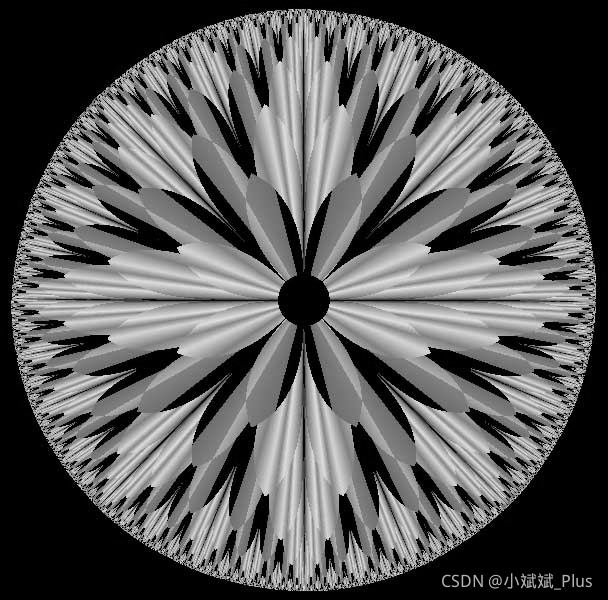
#> input picture 算法/test5.jpeg, 608 x 600 px
$ python gray_slice.py
#> lines starting #> are read from the running program, lines starting #| are printed output that depends on the picture; after the words box and inside, x2 and y2 are one past the last pixel; in counts of white or black regions, pixels touching at a corner belong together
### 算法/img_trans.py
import numpy as np
from PIL import Image
import matplotlib.pyplot as plt


def rgb2gray(img):
    """
    将RGB图像转换为灰度图像
    """
    img=np.array(img)  # 转换为NumPy数组
#> img is the input picture: shape (600, 608, 3); min 0, max 245, mean 89.4
    if len(img.shape) == 3 and img.shape[2] >= 3:  # 检查是否为RGB图像
        r_channel=img[:,:,0].astype(np.float64)
        g_channel=img[:,:,1].astype(np.float64)
        b_channel=img[:,:,2].astype(np.float64)

        gray=0.299*r_channel+0.587*g_channel+0.114*b_channel  # 使用加权平均法转换为灰度
        gray=np.clip(gray,0,255).astype(np.uint8)  # 确保灰度值在0-255范围内，并转换为uint8类型

    elif len(img.shape)==2:
        gray=img.astype(np.uint8)  # 如果已经是灰度图像，直接转换为uint8类型

    else:
        raise ValueError("不支持的图像格式，图像应为RGB或灰度图像")

    return gray

# [16 lines left out: functions rgb2binary, gray2binary, not called in this run]


# [7 lines that do not run on import are left out]

### 算法/gray_slice.py
import matplotlib.pyplot as plt
import numpy as np
from PIL import Image
from img_trans import rgb2gray

def bit_plane_slice(img_gray):
    '''
    位面切割
    '''
    planes=[]#空列表
    plt.figure(figsize=(12,8))#宽12高8

    for i in range(8):#针对8bit图像
        plane=(img_gray>>i)&1#★★★注意：>>右移运算，把每个像素值都同时右移i位，&1按位与运算。结果得到0-7位面
        planes.append(plane.astype(np.uint8)*255)#转为255
        plt.subplot(3,3,i+1)
        plt.imshow(planes[i],cmap='gray')
        plt.title(f"bit plane {i}")
        plt.axis('off')
#> this loop made 8 passes
#> pass 1, in bit_plane_slice, `plane=(img_gray>>i)&1#★★★注意：>>右移运算，把每个像素值都同时右移i位，&1按位与运算。结果得到0-7位面`:
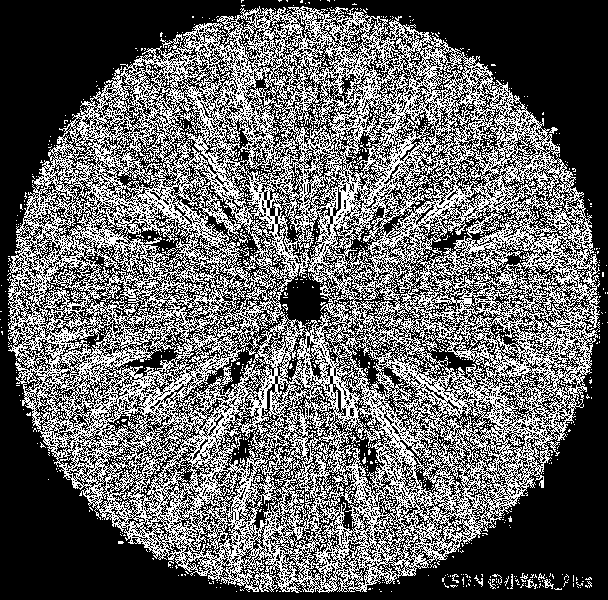
#> plane: shape (600, 608); values 0 (black) and 1 (white), 39.3% white in thin lines or dots
#> pass 2, in bit_plane_slice, `plane=(img_gray>>i)&1#★★★注意：>>右移运算，把每个像素值都同时右移i位，&1按位与运算。结果得到0-7位面`:
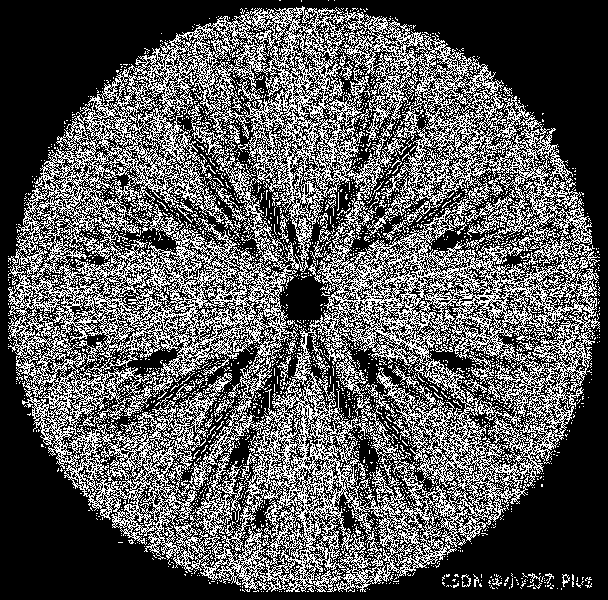
#> plane: shape (600, 608); values 0 (black) and 1 (white), 34.4% white in thin lines or dots
#> pass 3, in bit_plane_slice, `plane=(img_gray>>i)&1#★★★注意：>>右移运算，把每个像素值都同时右移i位，&1按位与运算。结果得到0-7位面`:
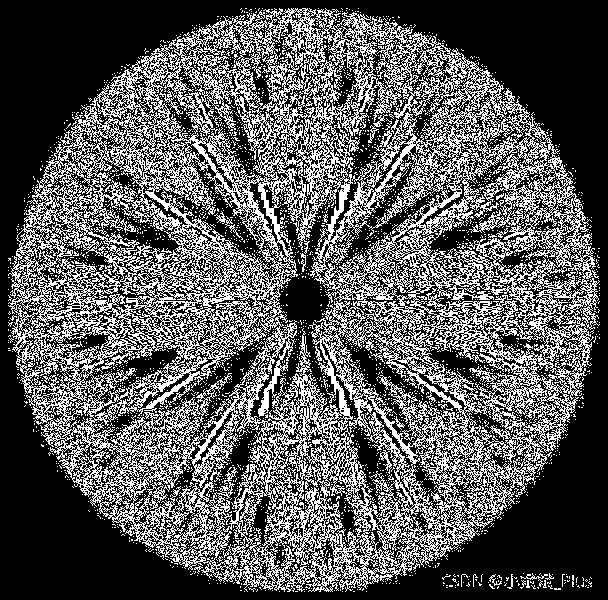
#> plane: shape (600, 608); values 0 (black) and 1 (white), 34.6% white in thin lines or dots
#> after the loop:
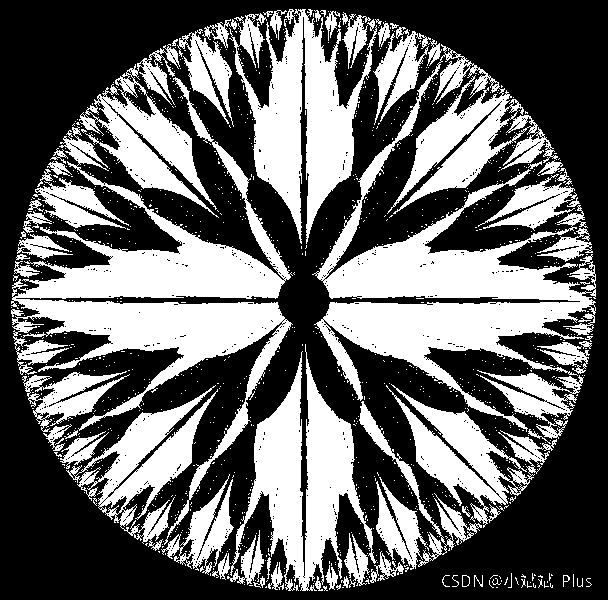
#> plane: shape (600, 608); values 0 (black) and 1 (white), 39.8% white; 1130 white regions (1061 under 20 px), largest, box (x1, y1, x2, y2) and area: (312, 44, 596, 432) 35288, (11, 77, 293, 545) 28935, (229, 9, 377, 244) 14483
#> after the loop, planes = 8 items

    plt.subplot(3,3,9)
    plt.imshow(img_gray,cmap='gray')
    plt.title(f'original img')
    plt.axis('off')

    plt.tight_layout()
    plt.show()
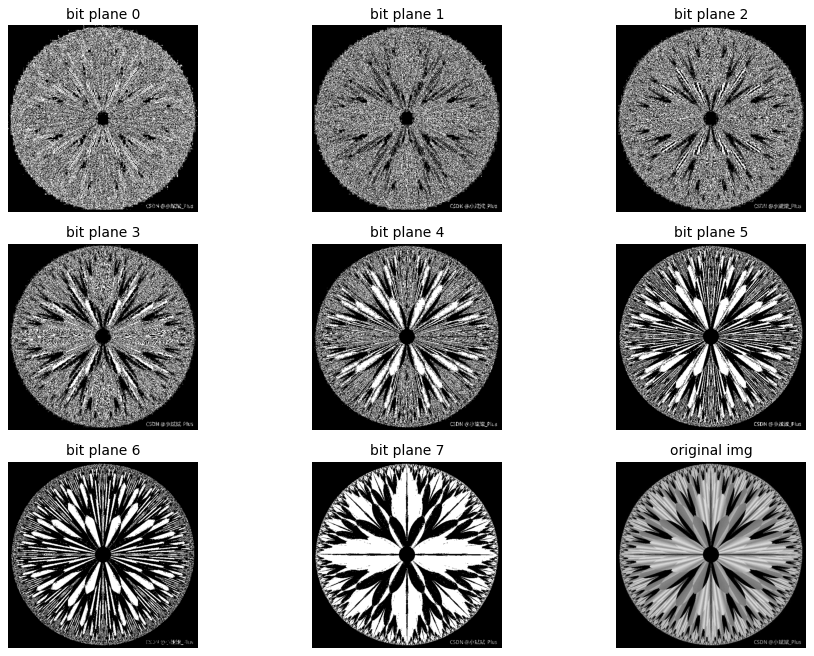
#> figure drawn by matplotlib, 9 panels
    return planes

if __name__=="__main__":
    img_gray=rgb2gray(Image.open("test5.jpeg"))
    bit_plane_slice(img_gray)

$ run again, with 算法/test2.jpeg copied over 算法/test5.jpeg
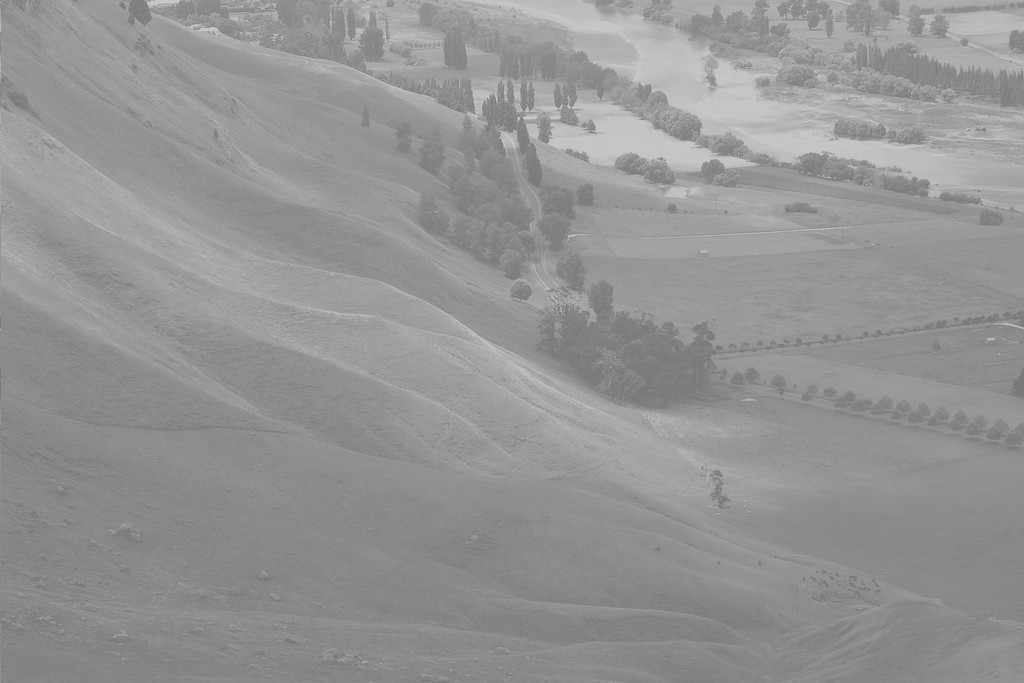
#> input picture 算法/test2.jpeg, 1024 x 683 px
#> in rgb2gray, img is the input picture: shape (683, 1024, 3); min 114, max 208, mean 148
#> the loop in bit_plane_slice, `for i in range(8):#针对8bit图像` made 8 passes
#> pass 1, in bit_plane_slice, `plane=(img_gray>>i)&1#★★★注意：>>右移运算，把每个像素值都同时右移i位，&1按位与运算。结果得到0-7位面`:
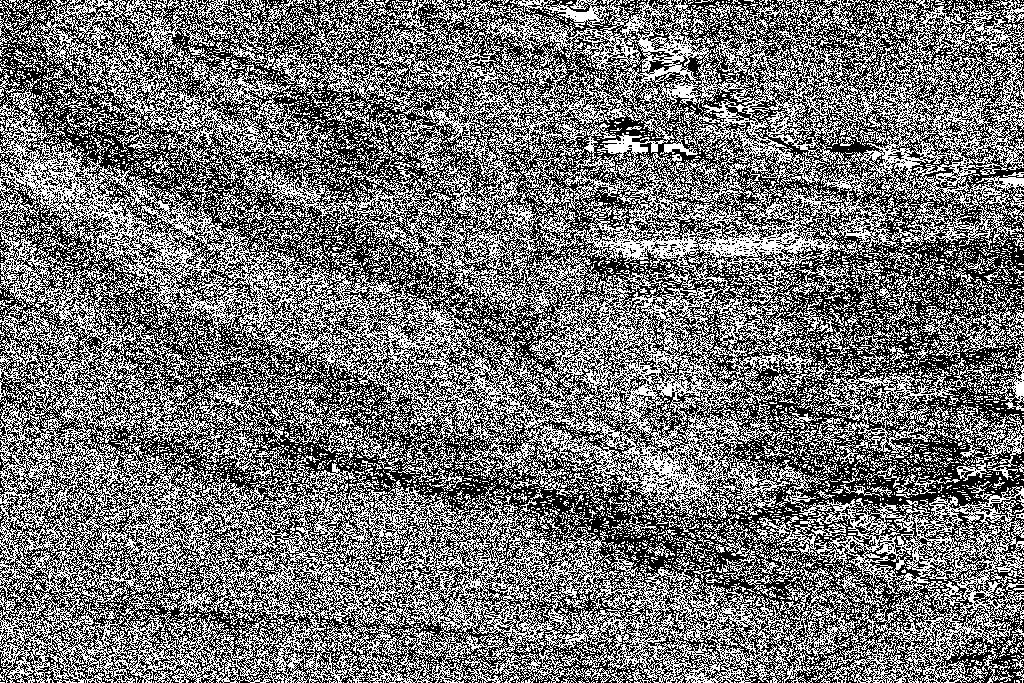
#> plane: shape (683, 1024); values 0 (black) and 1 (white), 45.5% white in thin lines or dots
#> after the loop in bit_plane_slice, `for i in range(8):#针对8bit图像`:
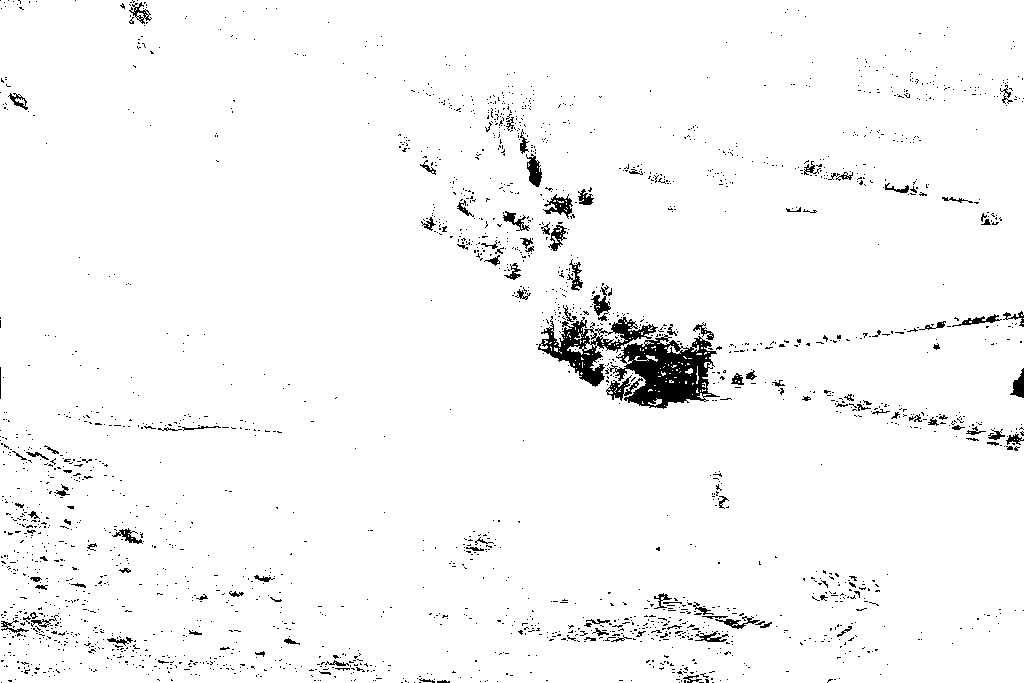
#> plane: shape (683, 1024); values 0 (black) and 1 (white), 97% white; 2253 black regions (2129 under 20 px), largest, box (x1, y1, x2, y2) and area: (609, 334, 720, 409) 4333, (538, 316, 658, 387) 2628, (606, 375, 643, 401) 319
#> after the loop in bit_plane_slice, `for i in range(8):#针对8bit图像`: planes = 8 items

$ run again, with 算法/moon.jpg copied over 算法/test5.jpeg
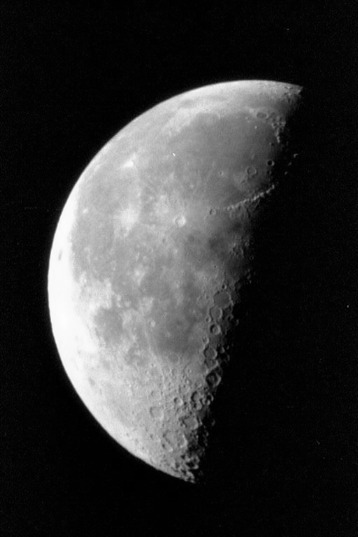
#> input picture 算法/moon.jpg, 358 x 537 px
#> in rgb2gray, img is the input picture: shape (537, 358); min 0, max 254, mean 52.9
#> the loop in bit_plane_slice, `for i in range(8):#针对8bit图像` made 8 passes
#> pass 1, in bit_plane_slice, `plane=(img_gray>>i)&1#★★★注意：>>右移运算，把每个像素值都同时右移i位，&1按位与运算。结果得到0-7位面`:
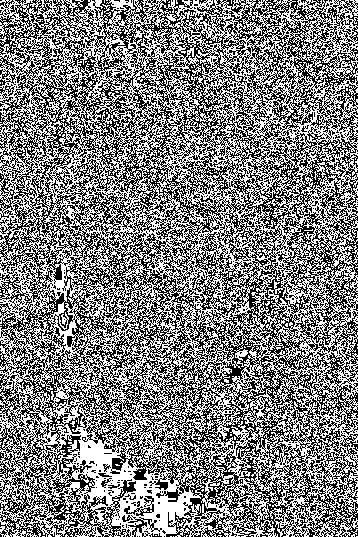
#> plane: shape (537, 358); values 0 (black) and 1 (white), 50.6% white; black in thin lines or dots
#> after the loop in bit_plane_slice, `for i in range(8):#针对8bit图像`:
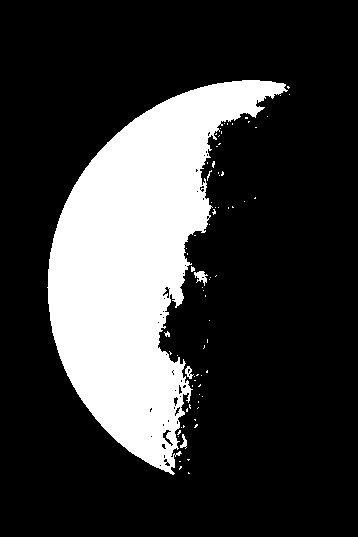
#> plane: shape (537, 358); values 0 (black) and 1 (white), 22.3% white; 74 white regions (69 under 20 px), largest, box (x1, y1, x2, y2) and area: (47, 80, 288, 475) 42438, (194, 271, 208, 286) 105, (185, 366, 194, 379) 58, (180, 434, 187, 449) 52, (164, 331, 170, 337) 21
#> after the loop in bit_plane_slice, `for i in range(8):#针对8bit图像`: planes = 8 items

$ run again, with 算法/rice.png saved as 算法/test5.jpeg
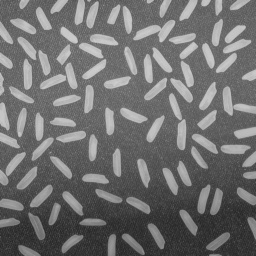
#> input picture 算法/rice.png, 256 x 256 px
#> in rgb2gray, img is the input picture: shape (256, 256); min 36, max 207, mean 111.2
#> the loop in bit_plane_slice, `for i in range(8):#针对8bit图像` made 8 passes
#> pass 1, in bit_plane_slice, `plane=(img_gray>>i)&1#★★★注意：>>右移运算，把每个像素值都同时右移i位，&1按位与运算。结果得到0-7位面`:
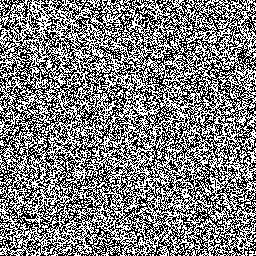
#> plane: shape (256, 256); values 0 (black) and 1 (white), 49.9% white in thin lines or dots
#> after the loop in bit_plane_slice, `for i in range(8):#针对8bit图像`:
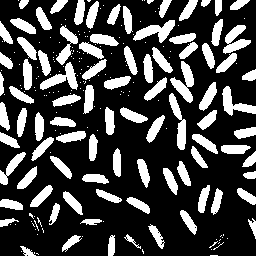
#> plane: shape (256, 256); values 0 (black) and 1 (white), 26.8% white; 220 white regions (132 under 20 px), largest, box (x1, y1, x2, y2) and area: (170, 61, 194, 103) 454, (133, 20, 175, 43) 436, (40, 62, 78, 90) 430
#> after the loop in bit_plane_slice, `for i in range(8):#针对8bit图像`: planes = 8 items
